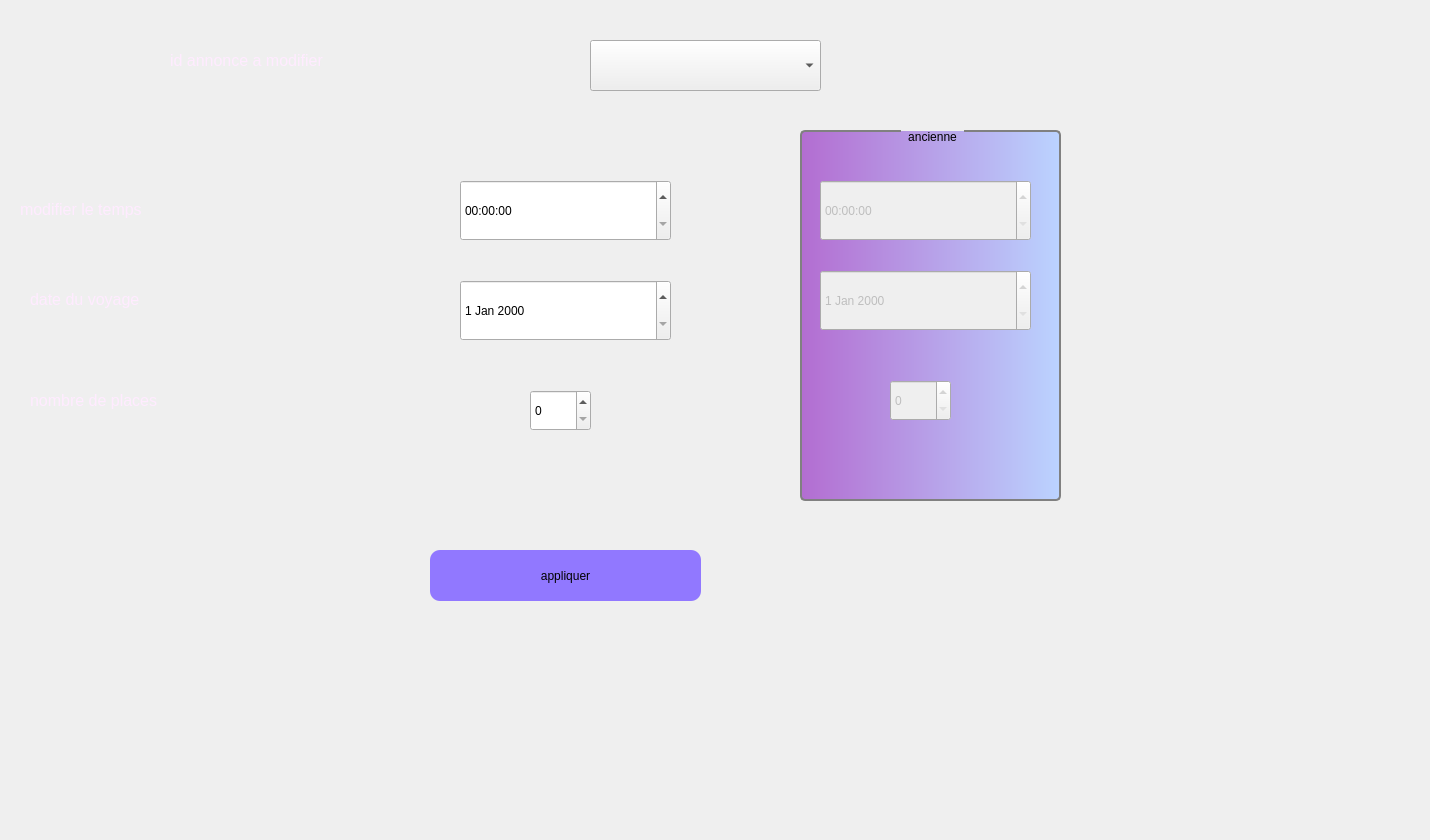
     <widget class="QWidget" name="tab_6">
      <attribute name="title">
       <string>modifier</string>
      </attribute>
      <widget class="QLabel" name="label_26">
       <property name="geometry">
        <rect>
         <x>170</x>
         <y>40</y>
         <width>381</width>
         <height>41</height>
        </rect>
       </property>
       <property name="palette">
        <palette>
         <active>
          <colorrole role="WindowText">
           <brush brushstyle="SolidPattern">
            <color alpha="255">
             <red>255</red>
             <green>235</green>
             <blue>255</blue>
            </color>
           </brush>
          </colorrole>
         </active>
         <inactive>
          <colorrole role="WindowText">
           <brush brushstyle="SolidPattern">
            <color alpha="255">
             <red>255</red>
             <green>235</green>
             <blue>255</blue>
            </color>
           </brush>
          </colorrole>
         </inactive>
         <disabled>
          <colorrole role="WindowText">
           <brush brushstyle="SolidPattern">
            <color alpha="255">
             <red>120</red>
             <green>120</green>
             <blue>120</blue>
            </color>
           </brush>
          </colorrole>
         </disabled>
        </palette>
       </property>
       <property name="text">
        <string>&lt;html&gt;&lt;head/&gt;&lt;body&gt;&lt;p&gt;&lt;span style=&quot; font-size:12pt;&quot;&gt;id annonce a modifier&lt;/span&gt;&lt;/p&gt;&lt;/body&gt;&lt;/html&gt;</string>
       </property>
      </widget>
      <widget class="QLabel" name="label_27">
       <property name="geometry">
        <rect>
         <x>20</x>
         <y>189</y>
         <width>291</width>
         <height>41</height>
        </rect>
       </property>
       <property name="palette">
        <palette>
         <active>
          <colorrole role="WindowText">
           <brush brushstyle="SolidPattern">
            <color alpha="255">
             <red>255</red>
             <green>235</green>
             <blue>255</blue>
            </color>
           </brush>
          </colorrole>
         </active>
         <inactive>
          <colorrole role="WindowText">
           <brush brushstyle="SolidPattern">
            <color alpha="255">
             <red>255</red>
             <green>235</green>
             <blue>255</blue>
            </color>
           </brush>
          </colorrole>
         </inactive>
         <disabled>
          <colorrole role="WindowText">
           <brush brushstyle="SolidPattern">
            <color alpha="255">
             <red>120</red>
             <green>120</green>
             <blue>120</blue>
            </color>
           </brush>
          </colorrole>
         </disabled>
        </palette>
       </property>
       <property name="text">
        <string>&lt;html&gt;&lt;head/&gt;&lt;body&gt;&lt;p&gt;&lt;span style=&quot; font-size:12pt;&quot;&gt;modifier le temps&lt;/span&gt;&lt;/p&gt;&lt;/body&gt;&lt;/html&gt;</string>
       </property>
      </widget>
      <widget class="QPushButton" name="appliquer">
       <property name="geometry">
        <rect>
         <x>430</x>
         <y>550</y>
         <width>271</width>
         <height>51</height>
        </rect>
       </property>
       <property name="cursor">
        <cursorShape>PointingHandCursor</cursorShape>
       </property>
       <property name="styleSheet">
        <string notr="true">background-color: rgb(0, 0, 255);
background-color: rgb(145, 120, 255);
border-radius: 10px;</string>
       </property>
       <property name="text">
        <string>appliquer</string>
       </property>
      </widget>
      <widget class="QTimeEdit" name="timeEditmod">
       <property name="geometry">
        <rect>
         <x>460</x>
         <y>180</y>
         <width>211</width>
         <height>61</height>
        </rect>
       </property>
      </widget>
      <widget class="QLabel" name="label_46">
       <property name="geometry">
        <rect>
         <x>30</x>
         <y>279</y>
         <width>251</width>
         <height>41</height>
        </rect>
       </property>
       <property name="palette">
        <palette>
         <active>
          <colorrole role="WindowText">
           <brush brushstyle="SolidPattern">
            <color alpha="255">
             <red>255</red>
             <green>235</green>
             <blue>255</blue>
            </color>
           </brush>
          </colorrole>
          <colorrole role="Button">
           <brush brushstyle="SolidPattern">
            <color alpha="255">
             <red>255</red>
             <green>235</green>
             <blue>255</blue>
            </color>
           </brush>
          </colorrole>
          <colorrole role="Light">
           <brush brushstyle="SolidPattern">
            <color alpha="255">
             <red>255</red>
             <green>255</green>
             <blue>255</blue>
            </color>
           </brush>
          </colorrole>
          <colorrole role="Midlight">
           <brush brushstyle="SolidPattern">
            <color alpha="255">
             <red>255</red>
             <green>245</green>
             <blue>255</blue>
            </color>
           </brush>
          </colorrole>
          <colorrole role="Dark">
           <brush brushstyle="SolidPattern">
            <color alpha="255">
             <red>127</red>
             <green>117</green>
             <blue>127</blue>
            </color>
           </brush>
          </colorrole>
          <colorrole role="Mid">
           <brush brushstyle="SolidPattern">
            <color alpha="255">
             <red>170</red>
             <green>157</green>
             <blue>170</blue>
            </color>
           </brush>
          </colorrole>
          <colorrole role="Text">
           <brush brushstyle="SolidPattern">
            <color alpha="255">
             <red>0</red>
             <green>0</green>
             <blue>0</blue>
            </color>
           </brush>
          </colorrole>
          <colorrole role="BrightText">
           <brush brushstyle="SolidPattern">
            <color alpha="255">
             <red>255</red>
             <green>255</green>
             <blue>255</blue>
            </color>
           </brush>
          </colorrole>
          <colorrole role="ButtonText">
           <brush brushstyle="SolidPattern">
            <color alpha="255">
             <red>0</red>
             <green>0</green>
             <blue>0</blue>
            </color>
           </brush>
          </colorrole>
          <colorrole role="Base">
           <brush brushstyle="SolidPattern">
            <color alpha="255">
             <red>255</red>
             <green>255</green>
             <blue>255</blue>
            </color>
           </brush>
          </colorrole>
          <colorrole role="Window">
           <brush brushstyle="SolidPattern">
            <color alpha="255">
             <red>255</red>
             <green>235</green>
             <blue>255</blue>
            </color>
           </brush>
          </colorrole>
          <colorrole role="Shadow">
           <brush brushstyle="SolidPattern">
            <color alpha="255">
             <red>0</red>
             <green>0</green>
             <blue>0</blue>
            </color>
           </brush>
          </colorrole>
          <colorrole role="AlternateBase">
           <brush brushstyle="SolidPattern">
            <color alpha="255">
             <red>255</red>
             <green>245</green>
             <blue>255</blue>
            </color>
           </brush>
          </colorrole>
          <colorrole role="ToolTipBase">
           <brush brushstyle="SolidPattern">
            <color alpha="255">
             <red>255</red>
             <green>255</green>
             <blue>220</blue>
            </color>
           </brush>
          </colorrole>
          <colorrole role="ToolTipText">
           <brush brushstyle="SolidPattern">
            <color alpha="255">
             <red>0</red>
             <green>0</green>
             <blue>0</blue>
            </color>
           </brush>
          </colorrole>
          <colorrole role="PlaceholderText">
           <brush brushstyle="SolidPattern">
            <color alpha="128">
             <red>0</red>
             <green>0</green>
             <blue>0</blue>
            </color>
           </brush>
          </colorrole>
         </active>
         <inactive>
          <colorrole role="WindowText">
           <brush brushstyle="SolidPattern">
            <color alpha="255">
             <red>255</red>
             <green>235</green>
             <blue>255</blue>
            </color>
           </brush>
          </colorrole>
          <colorrole role="Button">
           <brush brushstyle="SolidPattern">
            <color alpha="255">
             <red>255</red>
             <green>235</green>
             <blue>255</blue>
            </color>
           </brush>
          </colorrole>
          <colorrole role="Light">
           <brush brushstyle="SolidPattern">
            <color alpha="255">
             <red>255</red>
             <green>255</green>
             <blue>255</blue>
            </color>
           </brush>
          </colorrole>
          <colorrole role="Midlight">
           <brush brushstyle="SolidPattern">
            <color alpha="255">
             <red>255</red>
             <green>245</green>
             <blue>255</blue>
            </color>
           </brush>
          </colorrole>
          <colorrole role="Dark">
           <brush brushstyle="SolidPattern">
            <color alpha="255">
             <red>127</red>
             <green>117</green>
             <blue>127</blue>
            </color>
           </brush>
          </colorrole>
          <colorrole role="Mid">
           <brush brushstyle="SolidPattern">
            <color alpha="255">
             <red>170</red>
             <green>157</green>
             <blue>170</blue>
            </color>
           </brush>
          </colorrole>
          <colorrole role="Text">
           <brush brushstyle="SolidPattern">
            <color alpha="255">
             <red>0</red>
             <green>0</green>
             <blue>0</blue>
            </color>
           </brush>
          </colorrole>
          <colorrole role="BrightText">
           <brush brushstyle="SolidPattern">
            <color alpha="255">
             <red>255</red>
             <green>255</green>
             <blue>255</blue>
            </color>
           </brush>
          </colorrole>
          <colorrole role="ButtonText">
           <brush brushstyle="SolidPattern">
            <color alpha="255">
             <red>0</red>
             <green>0</green>
             <blue>0</blue>
            </color>
           </brush>
          </colorrole>
          <colorrole role="Base">
           <brush brushstyle="SolidPattern">
            <color alpha="255">
             <red>255</red>
             <green>255</green>
             <blue>255</blue>
            </color>
           </brush>
          </colorrole>
          <colorrole role="Window">
           <brush brushstyle="SolidPattern">
            <color alpha="255">
             <red>255</red>
             <green>235</green>
             <blue>255</blue>
            </color>
           </brush>
          </colorrole>
          <colorrole role="Shadow">
           <brush brushstyle="SolidPattern">
            <color alpha="255">
             <red>0</red>
             <green>0</green>
             <blue>0</blue>
            </color>
           </brush>
          </colorrole>
          <colorrole role="AlternateBase">
           <brush brushstyle="SolidPattern">
            <color alpha="255">
             <red>255</red>
             <green>245</green>
             <blue>255</blue>
            </color>
           </brush>
          </colorrole>
          <colorrole role="ToolTipBase">
           <brush brushstyle="SolidPattern">
            <color alpha="255">
             <red>255</red>
             <green>255</green>
             <blue>220</blue>
            </color>
           </brush>
          </colorrole>
          <colorrole role="ToolTipText">
           <brush brushstyle="SolidPattern">
            <color alpha="255">
             <red>0</red>
             <green>0</green>
             <blue>0</blue>
            </color>
           </brush>
          </colorrole>
          <colorrole role="PlaceholderText">
           <brush brushstyle="SolidPattern">
            <color alpha="128">
             <red>0</red>
             <green>0</green>
             <blue>0</blue>
            </color>
           </brush>
          </colorrole>
         </inactive>
         <disabled>
          <colorrole role="WindowText">
           <brush brushstyle="SolidPattern">
            <color alpha="255">
             <red>127</red>
             <green>117</green>
             <blue>127</blue>
            </color>
           </brush>
          </colorrole>
          <colorrole role="Button">
           <brush brushstyle="SolidPattern">
            <color alpha="255">
             <red>255</red>
             <green>235</green>
             <blue>255</blue>
            </color>
           </brush>
          </colorrole>
          <colorrole role="Light">
           <brush brushstyle="SolidPattern">
            <color alpha="255">
             <red>255</red>
             <green>255</green>
             <blue>255</blue>
            </color>
           </brush>
          </colorrole>
          <colorrole role="Midlight">
           <brush brushstyle="SolidPattern">
            <color alpha="255">
             <red>255</red>
             <green>245</green>
             <blue>255</blue>
            </color>
           </brush>
          </colorrole>
          <colorrole role="Dark">
           <brush brushstyle="SolidPattern">
            <color alpha="255">
             <red>127</red>
             <green>117</green>
             <blue>127</blue>
            </color>
           </brush>
          </colorrole>
          <colorrole role="Mid">
           <brush brushstyle="SolidPattern">
            <color alpha="255">
             <red>170</red>
             <green>157</green>
             <blue>170</blue>
            </color>
           </brush>
          </colorrole>
          <colorrole role="Text">
           <brush brushstyle="SolidPattern">
            <color alpha="255">
             <red>127</red>
             <green>117</green>
             <blue>127</blue>
            </color>
           </brush>
          </colorrole>
          <colorrole role="BrightText">
           <brush brushstyle="SolidPattern">
            <color alpha="255">
             <red>255</red>
             <green>255</green>
             <blue>255</blue>
            </color>
           </brush>
          </colorrole>
          <colorrole role="ButtonText">
           <brush brushstyle="SolidPattern">
            <color alpha="255">
             <red>127</red>
             <green>117</green>
             <blue>127</blue>
            </color>
           </brush>
          </colorrole>
          <colorrole role="Base">
           <brush brushstyle="SolidPattern">
            <color alpha="255">
             <red>255</red>
             <green>235</green>
             <blue>255</blue>
            </color>
           </brush>
          </colorrole>
          <colorrole role="Window">
           <brush brushstyle="SolidPattern">
            <color alpha="255">
             <red>255</red>
             <green>235</green>
             <blue>255</blue>
            </color>
           </brush>
          </colorrole>
          <colorrole role="Shadow">
           <brush brushstyle="SolidPattern">
            <color alpha="255">
             <red>0</red>
             <green>0</green>
             <blue>0</blue>
            </color>
           </brush>
          </colorrole>
          <colorrole role="AlternateBase">
           <brush brushstyle="SolidPattern">
            <color alpha="255">
             <red>255</red>
             <green>235</green>
             <blue>255</blue>
            </color>
           </brush>
          </colorrole>
          <colorrole role="ToolTipBase">
           <brush brushstyle="SolidPattern">
            <color alpha="255">
             <red>255</red>
             <green>255</green>
             <blue>220</blue>
            </color>
           </brush>
          </colorrole>
          <colorrole role="ToolTipText">
           <brush brushstyle="SolidPattern">
            <color alpha="255">
             <red>0</red>
             <green>0</green>
             <blue>0</blue>
            </color>
           </brush>
          </colorrole>
          <colorrole role="PlaceholderText">
           <brush brushstyle="SolidPattern">
            <color alpha="128">
             <red>0</red>
             <green>0</green>
             <blue>0</blue>
            </color>
           </brush>
          </colorrole>
         </disabled>
        </palette>
       </property>
       <property name="text">
        <string>&lt;html&gt;&lt;head/&gt;&lt;body&gt;&lt;p&gt;&lt;span style=&quot; font-size:12pt;&quot;&gt;date du voyage&lt;/span&gt;&lt;/p&gt;&lt;/body&gt;&lt;/html&gt;</string>
       </property>
      </widget>
      <widget class="QDateEdit" name="datemod">
       <property name="geometry">
        <rect>
         <x>460</x>
         <y>280</y>
         <width>211</width>
         <height>61</height>
        </rect>
       </property>
      </widget>
      <widget class="QSpinBox" name="nbplacemod">
       <property name="geometry">
        <rect>
         <x>530</x>
         <y>390</y>
         <width>61</width>
         <height>41</height>
        </rect>
       </property>
       <property name="maximum">
        <number>120</number>
       </property>
      </widget>
      <widget class="QLabel" name="label_36">
       <property name="geometry">
        <rect>
         <x>-20</x>
         <y>0</y>
         <width>1421</width>
         <height>831</height>
        </rect>
       </property>
       <property name="text">
        <string/>
       </property>
       <property name="pixmap">
        <pixmap>../images/bg.v1.jpg</pixmap>
       </property>
      </widget>
      <widget class="QLabel" name="label_83">
       <property name="geometry">
        <rect>
         <x>30</x>
         <y>380</y>
         <width>241</width>
         <height>41</height>
        </rect>
       </property>
       <property name="palette">
        <palette>
         <active>
          <colorrole role="WindowText">
           <brush brushstyle="SolidPattern">
            <color alpha="255">
             <red>255</red>
             <green>235</green>
             <blue>255</blue>
            </color>
           </brush>
          </colorrole>
         </active>
         <inactive>
          <colorrole role="WindowText">
           <brush brushstyle="SolidPattern">
            <color alpha="255">
             <red>255</red>
             <green>235</green>
             <blue>255</blue>
            </color>
           </brush>
          </colorrole>
         </inactive>
         <disabled>
          <colorrole role="WindowText">
           <brush brushstyle="SolidPattern">
            <color alpha="255">
             <red>120</red>
             <green>120</green>
             <blue>120</blue>
            </color>
           </brush>
          </colorrole>
         </disabled>
        </palette>
       </property>
       <property name="text">
        <string>&lt;html&gt;&lt;head/&gt;&lt;body&gt;&lt;p&gt;&lt;span style=&quot; font-size:12pt;&quot;&gt;nombre de places &lt;/span&gt;&lt;/p&gt;&lt;/body&gt;&lt;/html&gt;</string>
       </property>
      </widget>
      <widget class="QComboBox" name="comboBoxmodan">
       <property name="geometry">
        <rect>
         <x>590</x>
         <y>40</y>
         <width>231</width>
         <height>51</height>
        </rect>
       </property>
      </widget>
      <widget class="QGroupBox" name="groupBox">
       <property name="geometry">
        <rect>
         <x>800</x>
         <y>130</y>
         <width>261</width>
         <height>371</height>
        </rect>
       </property>
       <property name="styleSheet">
        <string notr="true">QGroupBox {
    	background-color: qlineargradient(spread:pad, x1:0, y1:0, x2:1, y2:0, stop:0 rgba(179, 109, 209, 255), stop:1 rgba(187, 211, 255, 255));
    border: 2px solid gray;
    border-radius: 5px;
    margin-top: 1ex; /* leave space at the top for the title */
}

QGroupBox::title {
    subcontrol-origin: margin;
    subcontrol-position: top center; /* position at the top center */
    padding: 0 5px;
    background-color: qlineargradient(x1: 0, y1: 0, x2: 0, y2: 1,
                                      stop: 0 #FF0ECE, stop: 1 #FFFFFF);
}</string>
       </property>
       <property name="title">
        <string>ancienne</string>
       </property>
       <widget class="QTimeEdit" name="timeEditmod_2">
        <property name="enabled">
         <bool>false</bool>
        </property>
        <property name="geometry">
         <rect>
          <x>20</x>
          <y>50</y>
          <width>211</width>
          <height>61</height>
         </rect>
        </property>
       </widget>
       <widget class="QDateEdit" name="datemod_2">
        <property name="enabled">
         <bool>false</bool>
        </property>
        <property name="geometry">
         <rect>
          <x>20</x>
          <y>140</y>
          <width>211</width>
          <height>61</height>
         </rect>
        </property>
       </widget>
       <widget class="QSpinBox" name="nbplacemod_2">
        <property name="enabled">
         <bool>false</bool>
        </property>
        <property name="geometry">
         <rect>
          <x>90</x>
          <y>250</y>
          <width>61</width>
          <height>41</height>
         </rect>
        </property>
        <property name="maximum">
         <number>120</number>
        </property>
       </widget>
      </widget>
      <widget class="QLabel" name="label_54">
       <property name="geometry">
        <rect>
         <x>0</x>
         <y>-10</y>
         <width>1321</width>
         <height>741</height>
        </rect>
       </property>
       <property name="text">
        <string/>
       </property>
       <property name="pixmap">
        <pixmap>../../Downloads/back.png</pixmap>
       </property>
      </widget>
      <zorder>label_54</zorder>
      <zorder>label_36</zorder>
      <zorder>label_26</zorder>
      <zorder>label_27</zorder>
      <zorder>appliquer</zorder>
      <zorder>timeEditmod</zorder>
      <zorder>label_46</zorder>
      <zorder>datemod</zorder>
      <zorder>nbplacemod</zorder>
      <zorder>label_83</zorder>
      <zorder>comboBoxmodan</zorder>
      <zorder>groupBox</zorder>
     </widget>
